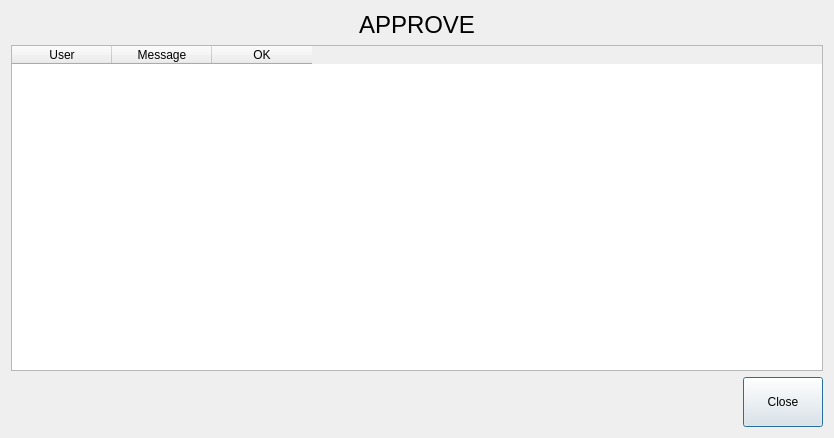
<?xml version="1.0" encoding="UTF-8"?>
<ui version="4.0">
 <class>DlgApproveCorrectionMessage</class>
 <widget class="QDialog" name="DlgApproveCorrectionMessage">
  <property name="geometry">
   <rect>
    <x>0</x>
    <y>0</y>
    <width>834</width>
    <height>438</height>
   </rect>
  </property>
  <property name="windowTitle">
   <string/>
  </property>
  <layout class="QVBoxLayout" name="verticalLayout">
   <item>
    <widget class="QLabel" name="lbApprove">
     <property name="font">
      <font>
       <pointsize>18</pointsize>
      </font>
     </property>
     <property name="text">
      <string>APPROVE</string>
     </property>
     <property name="alignment">
      <set>Qt::AlignCenter</set>
     </property>
    </widget>
   </item>
   <item>
    <widget class="QTableWidget" name="tbl">
     <property name="editTriggers">
      <set>QAbstractItemView::NoEditTriggers</set>
     </property>
     <column>
      <property name="text">
       <string>User</string>
      </property>
     </column>
     <column>
      <property name="text">
       <string>Message</string>
      </property>
     </column>
     <column>
      <property name="text">
       <string>OK</string>
      </property>
     </column>
    </widget>
   </item>
   <item>
    <widget class="QWidget" name="widget" native="true">
     <layout class="QHBoxLayout" name="horizontalLayout">
      <property name="leftMargin">
       <number>0</number>
      </property>
      <property name="topMargin">
       <number>0</number>
      </property>
      <property name="rightMargin">
       <number>0</number>
      </property>
      <property name="bottomMargin">
       <number>0</number>
      </property>
      <item>
       <spacer name="horizontalSpacer">
        <property name="orientation">
         <enum>Qt::Horizontal</enum>
        </property>
        <property name="sizeHint" stdset="0">
         <size>
          <width>732</width>
          <height>20</height>
         </size>
        </property>
       </spacer>
      </item>
      <item>
       <widget class="QPushButton" name="btnClose">
        <property name="minimumSize">
         <size>
          <width>0</width>
          <height>50</height>
         </size>
        </property>
        <property name="maximumSize">
         <size>
          <width>16777215</width>
          <height>50</height>
         </size>
        </property>
        <property name="text">
         <string>Close</string>
        </property>
        <property name="icon">
         <iconset resource="Res.qrc">
          <normaloff>:/res/ok.png</normaloff>:/res/ok.png</iconset>
        </property>
        <property name="iconSize">
         <size>
          <width>32</width>
          <height>32</height>
         </size>
        </property>
       </widget>
      </item>
     </layout>
    </widget>
   </item>
  </layout>
 </widget>
 <resources>
  <include location="Res.qrc"/>
 </resources>
 <connections/>
</ui>
